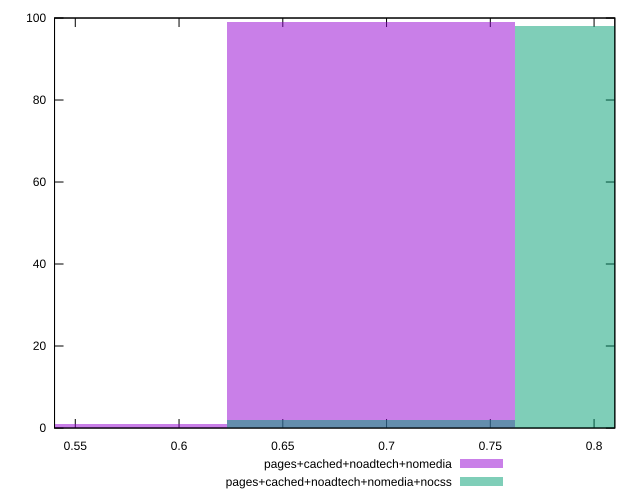

Source code (gnuplot):
reset

$pagesCachedNoadtechNomedia <<EOF
0.5539713057994976 1
0.692464132249372 99
EOF

$pagesCachedNoadtechNomediaNocss <<EOF
0.692464132249372 2
0.8309569586992465 98
EOF

set key outside below
set boxwidth 0.1384928264498744
set xrange [0.54:0.81]
set yrange [0:100]
set trange [0:100]
set style fill transparent solid 0.5 noborder
set terminal svg size 640, 500 enhanced background rgb 'white'
set output "report_00019_2021-02-10T18-14-37.922Z//meta/score/comparison/histogram/3_vs_4.svg"

plot $pagesCachedNoadtechNomedia title "pages+cached+noadtech+nomedia" with boxes, \
     $pagesCachedNoadtechNomediaNocss title "pages+cached+noadtech+nomedia+nocss" with boxes

reset
